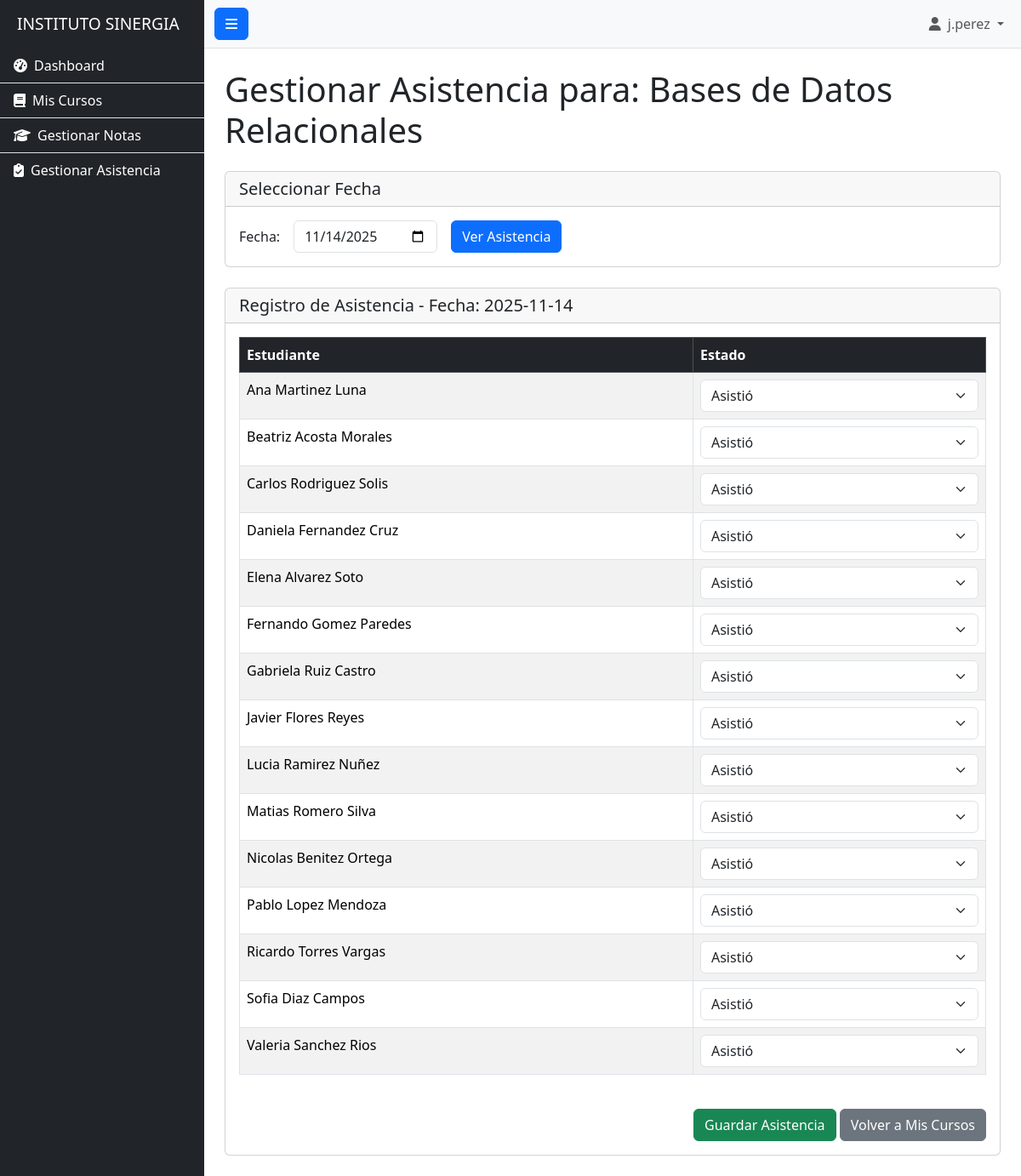
Page /vistas/docente/gestionar_asistencia_curso.php?id_curso=2 (signed in) on the committed database.
### tables this page shows
CREATE TABLE `cursos` (
  `id` INT NOT NULL AUTO_INCREMENT,
  `codigo_curso` VARCHAR(50) NOT NULL,
  `nombre_curso` VARCHAR(200) NOT NULL,
  `creditos` TINYINT NOT NULL,
  `horas_semanales` TINYINT NOT NULL,
  `id_carrera` INT NOT NULL,
  `ciclo` VARCHAR(50) NULL,
  `tipo` ENUM('obligatorio','electivo') NOT NULL DEFAULT 'obligatorio',
  `estado` ENUM('activo','inactivo') NOT NULL DEFAULT 'activo',
  `created_at` DATETIME NOT NULL DEFAULT CURRENT_TIMESTAMP,
  PRIMARY KEY (`id`),
  UNIQUE KEY `uq_cursos_codigo` (`codigo_curso`),
  KEY `idx_cursos_id_carrera` (`id_carrera`),
  CONSTRAINT `fk_cursos_carreras` FOREIGN KEY (`id_carrera`) REFERENCES `carreras` (`id`) ON UPDATE CASCADE ON DELETE RESTRICT
);

CREATE TABLE `estudiantes` (
  `id` INT NOT NULL AUTO_INCREMENT,
  `codigo_estudiante` VARCHAR(50) NOT NULL,
  `dni` VARCHAR(20) NOT NULL,
  `apellido_paterno` VARCHAR(100) NOT NULL,
  `apellido_materno` VARCHAR(100),
  `nombres` VARCHAR(150) NOT NULL,
  `fecha_nacimiento` DATE,
  `sexo` ENUM('M','F','O') DEFAULT 'O',
  `direccion` VARCHAR(255),
  `telefono` VARCHAR(50),
  `email` VARCHAR(150),
  `id_user` INT DEFAULT NULL,
  `estado` ENUM('activo','inactivo','egresado','desertor') NOT NULL DEFAULT 'activo',
  `created_at` DATETIME NOT NULL DEFAULT CURRENT_TIMESTAMP,
  PRIMARY KEY (`id`),
  UNIQUE KEY `uq_estudiantes_codigo` (`codigo_estudiante`),
  UNIQUE KEY `uq_estudiantes_dni` (`dni`),
  UNIQUE KEY `uq_estudiantes_email` (`email`),
  KEY `idx_estudiantes_id_user` (`id_user`),
  CONSTRAINT `fk_estudiantes_user` FOREIGN KEY (`id_user`) REFERENCES `users` (`id`) ON UPDATE CASCADE ON DELETE SET NULL
);

### vistas/docente/gestionar_asistencia_curso.php (the view, shortened to what this page needs)
<?php
require_once 'layout/header.php';
require_once '../../config/conexion.php';
$id_curso = $_GET['id_curso'] ?? 0;
$fecha_seleccionada = $_GET['fecha'] ?? date('Y-m-d');
$stmt_curso = $conexion->prepare("SELECT nombre_curso FROM cursos WHERE id = ?");
$stmt_curso->bind_param("i", $id_curso);
$stmt_curso->execute();
$resultado_curso = $stmt_curso->get_result();
$curso = $resultado_curso->fetch_assoc();
$query_estudiantes = "SELECT e.id, CONCAT(e.nombres, ' ', e.apellido_paterno, ' ', e.apellido_materno) AS nombre_completo
                      FROM matriculas m
                      JOIN estudiantes e ON m.id_estudiante = e.id
                      WHERE m.id_curso = ? AND m.estado = 'matriculado'
                      ORDER BY nombre_completo ASC";
$stmt_estudiantes = $conexion->prepare($query_estudiantes);
$stmt_estudiantes->bind_param("i", $id_curso);
$stmt_estudiantes->execute();
$resultado_estudiantes = $stmt_estudiantes->get_result();
$estudiantes = [];
while ($estudiante = $resultado_estudiantes->fetch_assoc()) {
    $estudiantes[] = $estudiante;
}
$asistencia_existente = [];
?>
<h1 class="mb-4">Gestionar Asistencia para: <?php echo htmlspecialchars($curso['nombre_curso']); ?></h1>
<div class="card mb-4">
    <div class="card-header">
        <h5 class="mb-0">Seleccionar Fecha</h5>
    </div>
    <div class="card-body">
        <form action="gestionar_asistencia_curso.php" method="GET" class="row g-3 align-items-center">
            <div class="col-auto">
                <label for="fecha" class="col-form-label">Fecha:</label>
            </div>
            <div class="col-auto">
                <input type="date" class="form-control" id="fecha" name="fecha" value="<?php echo htmlspecialchars($fecha_seleccionada); ?>" required>
            </div>
            <div class="col-auto">
                <button type="submit" class="btn btn-primary">Ver Asistencia</button>
            </div>
        </form>
    </div>
</div>
<div class="card">
    <div class="card-header">
        <h5 class="mb-0">Registro de Asistencia - Fecha: <?php echo htmlspecialchars($fecha_seleccionada); ?></h5>
    </div>
    <div class="card-body">
        <?php if (empty($estudiantes)): ?>
            <p class="text-center">No hay estudiantes matriculados en este curso.</p>
        <?php else: ?>
            <form action="../../controladores/asistencia_controller.php" method="POST">
                <div class="table-responsive">
                    <table class="table table-striped table-bordered table-hover">
                        <thead class="table-dark">
                            <tr>
                                <th>Estudiante</th>
                                <th>Estado</th>
                            </tr>
                        </thead>
                        <tbody>
                            <?php foreach ($estudiantes as $estudiante): ?>
                                <tr>
                                    <td><?php echo htmlspecialchars($estudiante['nombre_completo']); ?></td>
                                    <td>
                                        <select class="form-select" name="asistencia[<?php echo $estudiante['id']; ?>]" required>
                                            <option value="asistio" <?php echo ($asistencia_existente[$estudiante['id']] ?? '') == 'asistio' ? 'selected' : ''; ?>>Asistió</option>
                                        </select>
                                    </td>
                                </tr>
                            <?php endforeach; ?>
                        </tbody>
                    </table>
                </div>
                <div class="mt-4 text-end">
                    <button type="submit" class="btn btn-success">Guardar Asistencia</button>
                    <a href="mis_cursos.php" class="btn btn-secondary">Volver a Mis Cursos</a>
                </div>
            </form>
        <?php endif; ?>
    </div>
</div>
<?php
require_once 'layout/footer.php';
?>

### assets/css/estilos.css (style rules this page uses)
body { overflow-x: hidden; }

### rows in the picture
cursos: nombre_curso "Bases de Datos Relacionales"
estudiantes: nombre_completo "Ana Martinez Luna", id "Asistió"
estudiantes: nombre_completo "Beatriz Acosta Morales", id "Asistió"
estudiantes: nombre_completo "Carlos Rodriguez Solis", id "Asistió"
estudiantes: nombre_completo "Daniela Fernandez Cruz", id "Asistió"
estudiantes: nombre_completo "Elena Alvarez Soto", id "Asistió"
estudiantes: nombre_completo "Fernando Gomez Paredes", id "Asistió"
estudiantes: nombre_completo "Gabriela Ruiz Castro", id "Asistió"
estudiantes: nombre_completo "Javier Flores Reyes", id "Asistió"
estudiantes: nombre_completo "Lucia Ramirez Nuñez", id "Asistió"
estudiantes: nombre_completo "Matias Romero Silva", id "Asistió"
estudiantes: nombre_completo "Nicolas Benitez Ortega", id "Asistió"
estudiantes: nombre_completo "Pablo Lopez Mendoza", id "Asistió"
estudiantes: nombre_completo "Ricardo Torres Vargas", id "Asistió"
estudiantes: nombre_completo "Sofia Diaz Campos", id "Asistió"
estudiantes: nombre_completo "Valeria Sanchez Rios", id "Asistió"

### other values in the picture
$_SESSION['username'] "j.perez"
